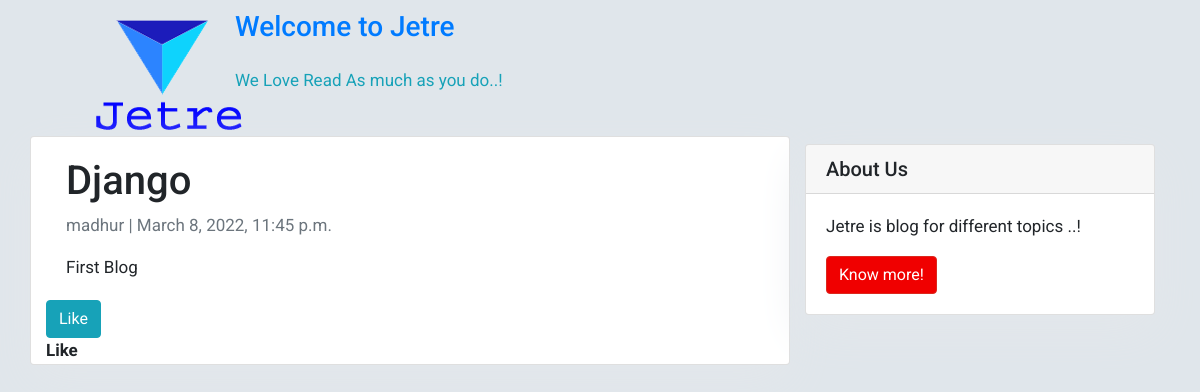
Before: /blogpost-like/_/ with the older database file.
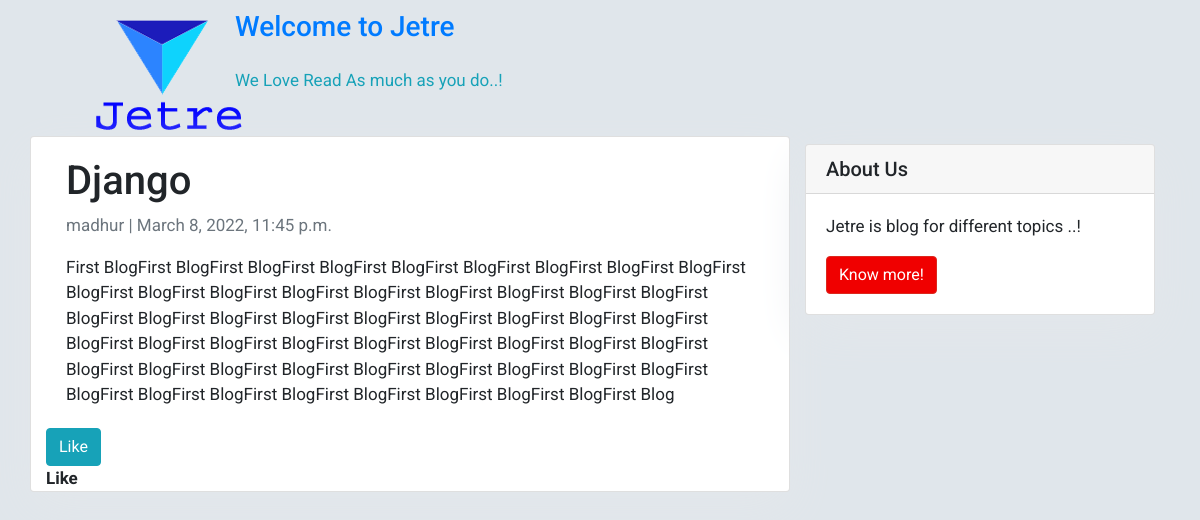
After: the same page with the newer database file.
### blog/models.py (models this page shows, shortened)
class Base(models.Model):
    display_order = models.IntegerField(default=0)
    updated_on = models.DateTimeField(auto_now= True)
    created_on = models.DateTimeField(auto_now_add=True)

class Post(Base):
    user = models.ForeignKey(User, on_delete=models.CASCADE)
    title = models.CharField(max_length=200, unique=True)
    slug = models.SlugField(max_length=200, unique=True)
    author = models.ForeignKey(User, on_delete= models.CASCADE,related_name='blog_posts')
    content = models.TextField()
    status = models.IntegerField(choices=STATUS, default=0)
    category_name = models.ForeignKey(Category, on_delete=models.CASCADE, related_name='Category')
    subcategory_name = models.ForeignKey(SubCategory, on_delete=models.CASCADE, related_name='SubCategory')
    delete_flag = models.BooleanField(default=True, blank=False)
    likes = models.ManyToManyField(User, related_name='blogpost_like')
    tags = TaggableManager()
    class Meta:
        ordering = ['-created_on']

### blog/views.py (the view)
# urls.py: path('<slug:slug>/', views.PostDetail.as_view(), name='post_detail'),
class PostDetail(generic.DetailView):
    model = Post
    template_name = 'post_detail.html'

### templates/post_detail.html (shortened to what this page needs)
{% extends 'base.html' %} {% block content %}
<div class="container">
  <div class="row">
    <div class="col-md-8 card mb-4  mt-3 left  top">
      <div class="card-body">
        <h1>{% block title %} {{ object.title }} {% endblock title %}</h1>
        <p class=" text-muted">{{ post.author }} | {{ post.created_on }}</p>
        <p class="card-text ">{{ object.content | safe }}</p>
      </div>
      <form action="{% url 'blogpost_like' object.id %}" method="POST">
        {% if post_is_liked %}
        <button type="submit" name="blogpost_id" value="{{object.id}}" class="btn btn-info">Unlike</button>
        {% else %}
        <button type="submit" name="blogpost_id" value="{{object.id}}" class="btn btn-info">Like</button>
        {% endif %}
      </form>
      <strong >{{ number_of_likes }} Like{{ number_of_likes|pluralize }}</strong>
    </div>
    {% block sidebar %} {% include 'sidebar.html' %} {% endblock sidebar %}
  </div>
</div>
{% endblock content %}

Changed rows visible on the page:
changed Post "Django": content "First Blog" → "First BlogFirst BlogFirst BlogFirst BlogFirst BlogFirst BlogFirst BlogFirst BlogFirst BlogFirst BlogFirst BlogFirst BlogFirst BlogFirst BlogFirst BlogFirst BlogFirst BlogFirst BlogFirst BlogFirst BlogFirst BlogFirst BlogFirst BlogFirst BlogFirst BlogFirst BlogFirst BlogFirst BlogFirst BlogFirst BlogFirst BlogFirst BlogFirst BlogFirst BlogFirst BlogFirst BlogFirst BlogFirst BlogFirst BlogFirst BlogFirst BlogFirst BlogFirst BlogFirst BlogFirst BlogFirst BlogFirst BlogFirst BlogFirst BlogFirst BlogFirst BlogFirst BlogFirst BlogFirst Blog"
